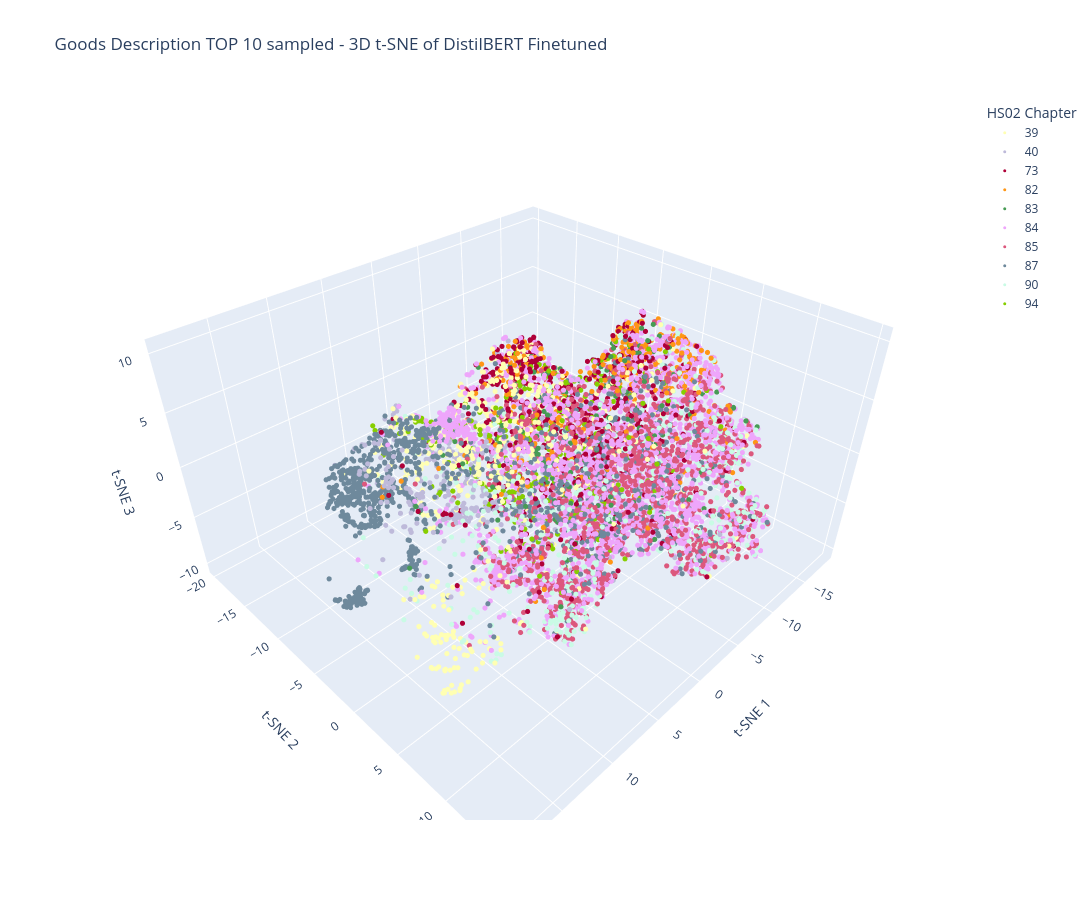

The cell this chart's notebook holds for it:
### Code cell
fig_tsne_3d.show()

### Figure 1 — Plotly figure (JSON) as saved in the notebook; plotly's stock layout.template omitted (floating-point values rounded to 4 significant figures; data arrays with more than 128 entries replaced by an {"elided": "..."} marker saying what was removed)
{"data": [{"hoverinfo": "text", "hovertext": {"elided": "619 str values"}, "marker": {"color": "rgb(255,255,179)", "size": 3}, "mode": "markers", "name": "39", "type": "scatter3d", "x": {"elided": "619 float values"}, "y": {"elided": "619 float values"}, "z": {"elided": "619 float values"}}, {"hoverinfo": "text", "hovertext": {"elided": "431 str values"}, "marker": {"color": "rgb(190,186,218)", "size": 3}, "mode": "markers", "name": "40", "type": "scatter3d", "x": {"elided": "431 float values"}, "y": {"elided": "431 float values"}, "z": {"elided": "431 float values"}}, {"hoverinfo": "text", "hovertext": {"elided": "796 str values"}, "marker": {"color": "#AF0038", "size": 3}, "mode": "markers", "name": "73", "type": "scatter3d", "x": {"elided": "796 float values"}, "y": {"elided": "796 float values"}, "z": {"elided": "796 float values"}}, {"hoverinfo": "text", "hovertext": {"elided": "419 str values"}, "marker": {"color": "#FF9616", "size": 3}, "mode": "markers", "name": "82", "type": "scatter3d", "x": {"elided": "419 float values"}, "y": {"elided": "419 float values"}, "z": {"elided": "419 float values"}}, {"hoverinfo": "text", "hovertext": {"elided": "209 str values"}, "marker": {"color": "#479B55", "size": 3}, "mode": "markers", "name": "83", "type": "scatter3d", "x": {"elided": "209 float values"}, "y": {"elided": "209 float values"}, "z": {"elided": "209 float values"}}, {"hoverinfo": "text", "hovertext": {"elided": "2810 str values"}, "marker": {"color": "#EEA6FB", "size": 3}, "mode": "markers", "name": "84", "type": "scatter3d", "x": {"elided": "2810 float values"}, "y": {"elided": "2810 float values"}, "z": {"elided": "2810 float values"}}, {"hoverinfo": "text", "hovertext": {"elided": "1639 str values"}, "marker": {"color": "#DC587D", "size": 3}, "mode": "markers", "name": "85", "type": "scatter3d", "x": {"elided": "1639 float values"}, "y": {"elided": "1639 float values"}, "z": {"elided": "1639 float values"}}, {"hoverinfo": "text", "hovertext": {"elided": "1407 str values"}, "marker": {"color": "#6E899C", "size": 3}, "mode": "markers", "name": "87", "type": "scatter3d", "x": {"elided": "1407 float values"}, "y": {"elided": "1407 float values"}, "z": {"elided": "1407 float values"}}, {"hoverinfo": "text", "hovertext": {"elided": "598 str values"}, "marker": {"color": "#C9FBE5", "size": 3}, "mode": "markers", "name": "90", "type": "scatter3d", "x": {"elided": "598 float values"}, "y": {"elided": "598 float values"}, "z": {"elided": "598 float values"}}, {"hoverinfo": "text", "hovertext": {"elided": "414 str values"}, "marker": {"color": "#86CE00", "size": 3}, "mode": "markers", "name": "94", "type": "scatter3d", "x": {"elided": "414 float values"}, "y": {"elided": "414 float values"}, "z": {"elided": "414 float values"}}], "layout": {"height": 900, "legend": {"title": {"text": "HS02 Chapter"}}, "scene": {"xaxis": {"title": {"text": "t-SNE 1"}}, "yaxis": {"title": {"text": "t-SNE 2"}}, "zaxis": {"title": {"text": "t-SNE 3"}}}, "title": {"text": "Goods Description TOP 10 sampled - 3D t-SNE of DistilBERT Finetuned"}, "width": 1200}}
